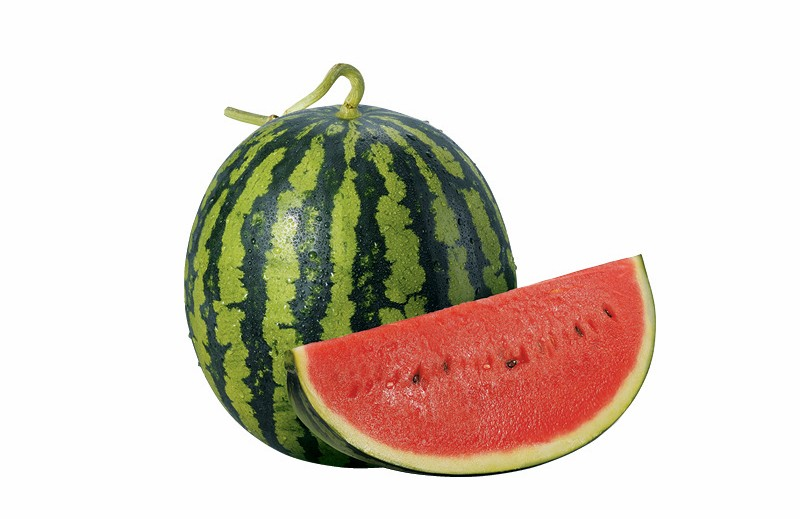
#> input picture images/watermelon.jpg, 800 x 519 px
$ python max_filter.py   (older library calls are emulated)
#> lines starting #> are read from the running program, lines starting #| are printed output that depends on the picture
import scipy.ndimage
import scipy.misc
from PIL import Image
from pylab import *


def max_filter(im):
    b = scipy.ndimage.filters.maximum_filter(
        im, size=5, footprint=None,
        output=None, mode ='reflect',cval=0.0,origin=0)
    return Image.fromarray(b)


if __name__ == '__main__':
    im = Image.open('./images/watermelon.jpg')
#> im is the input picture: PIL image 800x519 RGB; mean R, G, B 217.6, 207, 196.3
    figure(figsize=(15, 15))
    subplots_adjust(hspace=0.3)

    subplot(121, title='original')
    imshow(im)
    subplot(122, title='max_filter')
    imshow(max_filter(im))
#> in max_filter, `b = scipy.ndimage.filters.maximum_filter( im, size=5, footprint=None, ..`:
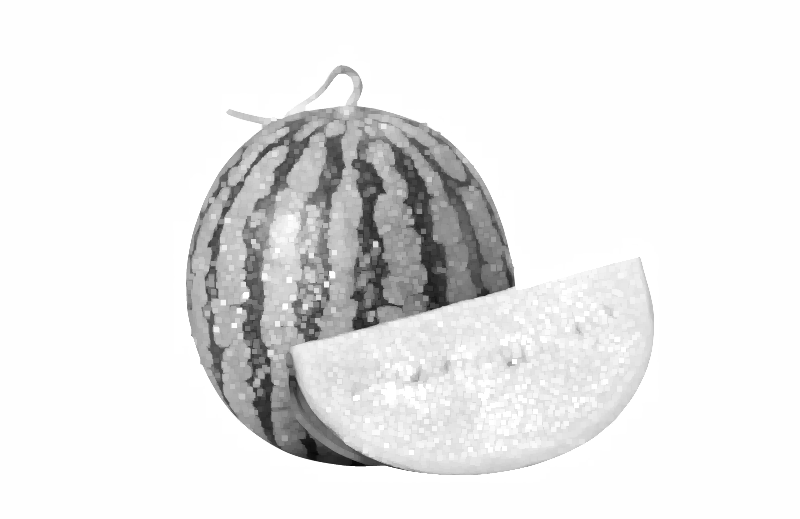
#> b: shape (519, 800, 3); min 8, max 255, mean 232.5

    show()
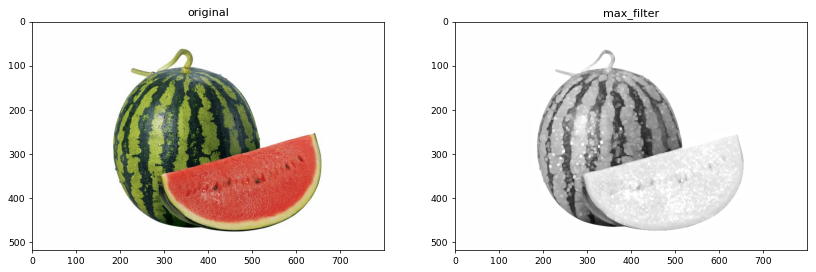
#> figure drawn by matplotlib, 2 panels

$ run again, with images/flowers.jpg copied over images/watermelon.jpg
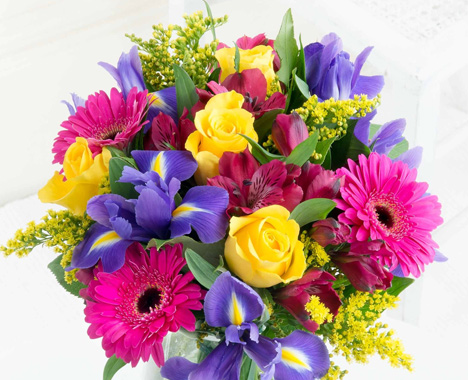
#> input picture images/flowers.jpg, 468 x 380 px
#> im is the input picture: PIL image 468x380 RGB; mean R, G, B 190.1, 154.9, 152.6
#> in max_filter, `b = scipy.ndimage.filters.maximum_filter( im, size=5, footprint=None, ..`:
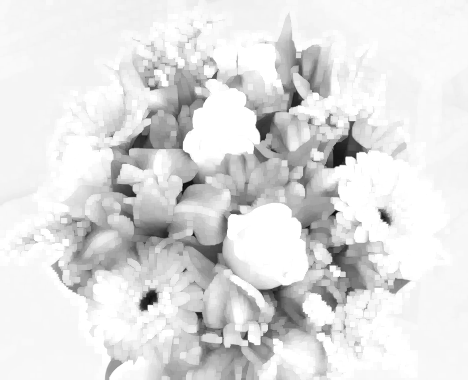
#> b: shape (380, 468, 3); min 12, max 255, mean 223.4
#> `show()`:
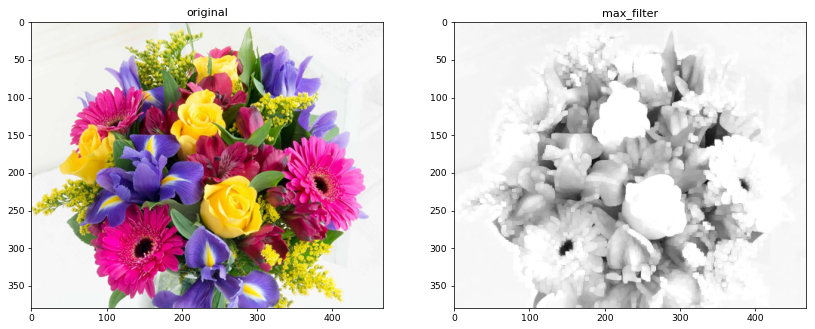
#> figure drawn by matplotlib, 2 panels
